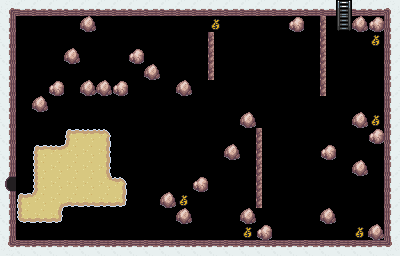

This game map was drawn from its Tiled (.tmx) file and the tilesets committed beside it. A one-line description and the full map source follow:
An orthogonal 25x16 tile map with 16x16 px tiles, 1 tile layer (Tile Layer 1).

<map version="1.0" tiledversion="1.0.3" orientation="orthogonal" renderorder="right-down" width="25" height="16" tilewidth="16" tileheight="16" nextobjectid="1">
 <tileset firstgid="1" name="Basic" tilewidth="16" tileheight="16" tilecount="36" columns="0">
  <grid orientation="orthogonal" width="1" height="1" />
  <tile id="1" type="Solid">
   <image width="16" height="16" source="../images/rock1.png" />
  </tile>
  <tile id="2" type="Solid">
   <properties>
    <property name="lifePoints" type="int" value="7" />
   </properties>
   <image width="16" height="16" source="../images/rock_breakable.png" />
  </tile>
  <tile id="4" type="Solid">
   <image width="16" height="16" source="../images/wall2-2.png" />
  </tile>
  <tile id="7" type="Hurdle">
   <properties>
    <property name="jumpDirection" type="int" value="1" />
   </properties>
   <image width="16" height="16" source="../images/hurdle-1.png" />
  </tile>
  <tile id="8" type="Hurdle">
   <properties>
    <property name="jumpDirection" type="int" value="2" />
   </properties>
   <image width="16" height="16" source="../images/hurdle-2.png" />
  </tile>
  <tile id="9" type="Hurdle">
   <properties>
    <property name="jumpDirection" type="int" value="3" />
   </properties>
   <image width="16" height="16" source="../images/hurdle-3.png" />
  </tile>
  <tile id="10" type="Hurdle">
   <properties>
    <property name="jumpDirection" type="int" value="4" />
   </properties>
   <image width="16" height="16" source="../images/hurdle-4.png" />
  </tile>
  <tile id="13" type="Modifier">
   <properties>
    <property name="moneyDelta" type="int" value="5" />
   </properties>
   <image width="16" height="16" source="../images/money.png" />
  </tile>
  <tile id="25" type="Solid">
   <image width="16" height="16" source="../images/stairs_up-2.png" />
  </tile>
  <tile id="26" type="Door">
   <properties>
    <property name="roomId" type="int" value="31" />
   </properties>
   <image width="16" height="16" source="../images/stairs_up-1.png" />
  </tile>
  <tile id="32" type="Start">
   <properties>
    <property name="orientation" type="int" value="3" />
    <property name="roomId" type="int" value="23" />
   </properties>
   <image width="16" height="16" source="../images/start-1.png" />
  </tile>
  <tile id="33" type="Start">
   <properties>
    <property name="orientation" type="int" value="1" />
    <property name="roomId" type="int" value="31" />
   </properties>
   <image width="16" height="16" source="../images/start-2.png" />
  </tile>
  <tile id="40" type="Ground">
   <image width="16" height="16" source="../images/ground-1.png" />
  </tile>
  <tile id="41" type="Ground">
   <image width="16" height="16" source="../images/ground-2.png" />
  </tile>
  <tile id="42" type="Ground">
   <image width="16" height="16" source="../images/ground-3.png" />
  </tile>
  <tile id="43" type="Ground">
   <image width="16" height="16" source="../images/ground-4.png" />
  </tile>
  <tile id="44" type="Ground">
   <image width="16" height="16" source="../images/ground-5.png" />
  </tile>
  <tile id="45" type="Ground">
   <image width="16" height="16" source="../images/ground-6.png" />
  </tile>
  <tile id="46" type="Ground">
   <image width="16" height="16" source="../images/ground-7.png" />
  </tile>
  <tile id="47" type="Ground">
   <image width="16" height="16" source="../images/ground-8.png" />
  </tile>
  <tile id="48" type="Ground">
   <image width="16" height="16" source="../images/ground-9.png" />
  </tile>
  <tile id="49" type="Ground">
   <image width="16" height="16" source="../images/ground-10.png" />
  </tile>
  <tile id="50" type="Ground">
   <image width="16" height="16" source="../images/ground-11.png" />
  </tile>
  <tile id="51" type="Ground">
   <image width="16" height="16" source="../images/ground-12.png" />
  </tile>
  <tile id="52" type="Ground">
   <image width="16" height="16" source="../images/ground-13.png" />
  </tile>
  <tile id="53" type="Solid">
   <image width="16" height="16" source="../images/ground2.png" />
  </tile>
  <tile id="55" type="Solid">
   <image width="16" height="16" source="../images/wall2-3.png" />
  </tile>
  <tile id="56" type="Solid">
   <image width="16" height="16" source="../images/wall2-4.png" />
  </tile>
  <tile id="57" type="Solid">
   <image width="16" height="16" source="../images/wall2-5.png" />
  </tile>
  <tile id="59" type="Solid">
   <image width="16" height="16" source="../images/wall2-6.png" />
  </tile>
  <tile id="60" type="Solid">
   <image width="16" height="16" source="../images/wall2-7.png" />
  </tile>
  <tile id="61" type="Solid">
   <image width="16" height="16" source="../images/wall2-8.png" />
  </tile>
  <tile id="62" type="Solid">
   <image width="16" height="16" source="../images/wall2-9.png" />
  </tile>
  <tile id="64" type="Modifier">
   <properties>
    <property name="moneyDelta" type="int" value="10" />
   </properties>
   <image width="16" height="16" source="../images/money.png" />
  </tile>
  <tile id="67" type="Door">
   <properties>
    <property name="roomId" type="int" value="23" />
   </properties>
   <image width="16" height="16" source="../images/door1-1.png" />
  </tile>
  <tile id="68" type="Solid">
   <image width="16" height="16" source="../images/rock2.png" />
  </tile>
 </tileset>
 <layer name="Tile Layer 1" width="25" height="16">
  <data encoding="csv">
61,62,62,62,62,62,62,62,62,62,62,62,62,62,62,62,62,62,62,62,62,26,62,62,63,
5,0,0,0,0,2,0,0,0,0,0,0,0,14,0,0,0,0,69,0,11,27,2,69,56,
5,0,0,0,0,0,0,0,0,0,0,0,0,11,0,0,0,0,0,0,11,34,0,14,56,
5,0,0,0,2,0,0,0,69,0,0,0,0,11,0,0,0,0,0,0,11,0,0,0,56,
5,0,0,0,0,0,0,0,0,2,0,0,0,11,0,0,0,0,0,0,11,0,0,0,56,
5,0,0,69,0,2,2,69,0,0,0,2,0,0,0,0,0,0,0,0,11,0,0,0,56,
5,0,2,0,0,0,0,0,0,0,0,0,0,0,0,0,0,0,0,0,0,0,0,0,56,
5,0,0,0,0,0,0,0,0,0,0,0,0,0,0,2,0,0,0,0,0,0,2,14,56,
5,0,0,0,44,46,43,0,0,0,0,0,0,0,0,0,11,0,0,0,0,0,0,69,56,
5,0,44,46,53,49,47,0,0,0,0,0,0,0,2,0,11,0,0,0,69,0,0,0,56,
5,0,48,49,49,49,47,0,0,0,0,0,0,0,0,0,11,0,0,0,0,0,2,0,56,
68,33,48,49,49,49,52,43,0,0,0,0,69,0,0,0,11,0,0,0,0,0,0,0,56,
5,44,53,50,41,41,41,45,0,0,2,14,0,0,0,0,11,0,0,0,0,0,0,0,56,
5,42,41,45,0,0,0,0,0,0,0,2,0,0,0,2,0,0,0,0,2,0,0,0,56,
5,0,0,0,0,0,0,0,0,0,0,0,0,0,0,14,69,0,0,0,0,0,14,2,56,
60,57,57,57,57,57,57,57,57,57,57,57,57,57,57,57,57,57,57,57,57,57,57,57,58
</data>
 </layer>
</map>
